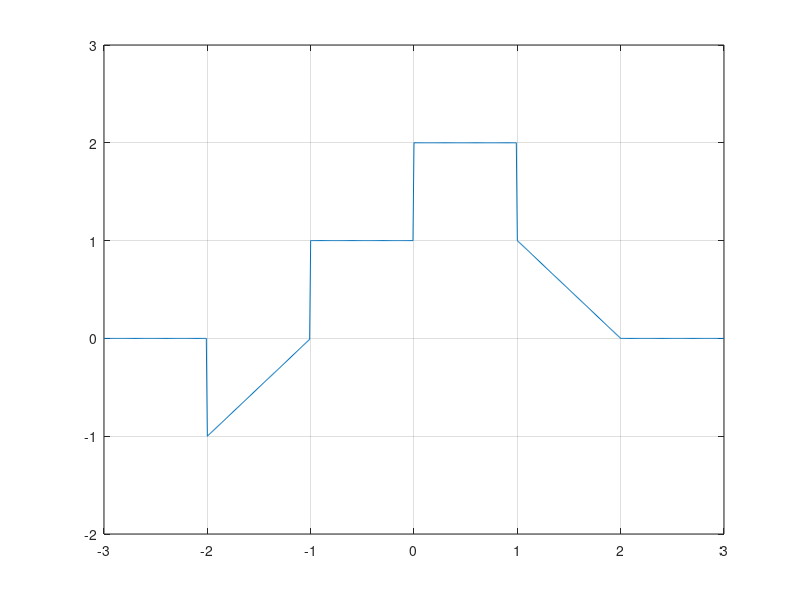
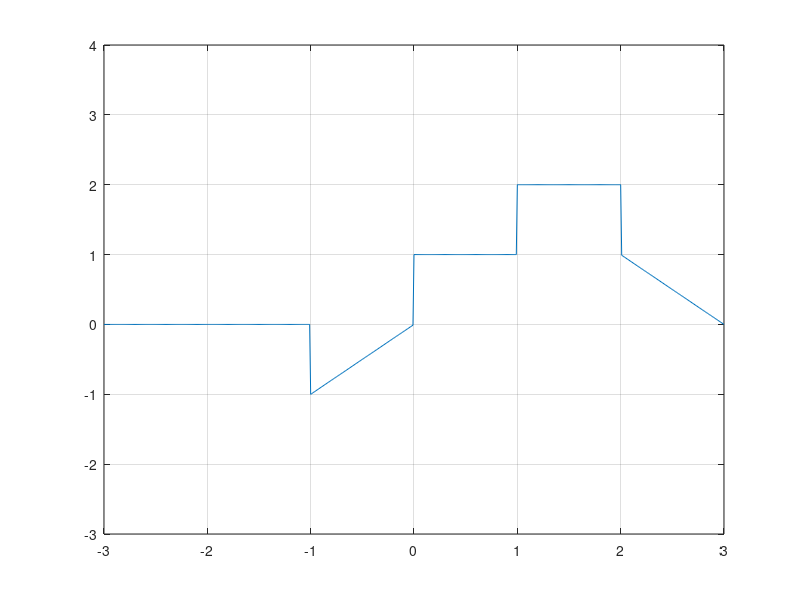

These charts were generated, in order, by the following MATLAB code:
clc
clear all
close all

t= -3:0.01:3;

x1= t+1;
x2= 1;
x3= 2;
x4= 2-t;

y1= x1.*(t>=-2 & t<-1) + x2.*(t>=-1 & t<0) + x3.*(t>=-0 & t<1) + x4.*(t>=1 & t<2);
plot(t,y1); grid on

axis([-3 3 -2 3]);
xticks(-3:1:3);
yticks(-2:1:3);

%(ii)time operations
t1 = (t - 1);
y2=(t1+1).*(t1>=-2 & t1 <=-1)+1.*(t1>=-1 & t1<0)+2.*(t1>=0 & t1<=1)+(2-t1).*(t1>1 & t1 <2);
figure
plot(t,y2); grid on
axis([-3 3 -3 4]);
%THIS IS WRONG NO NEED TO DO THIS
